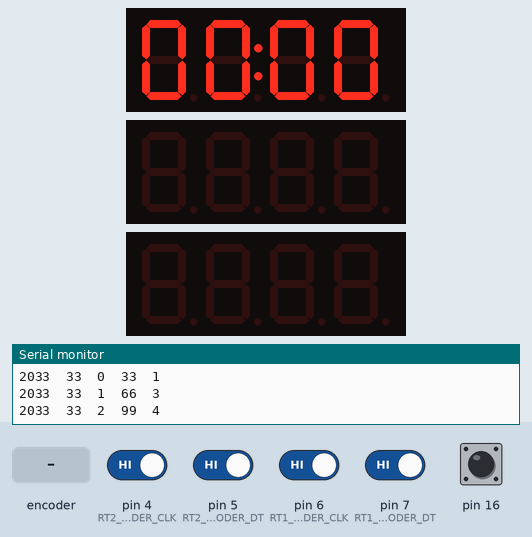
This sketch was run on a simulated Arduino Uno, built with avr-gcc and run on an emulated ATmega328P. On the bench: 3 × 4-digit seven-segment display, the last lines printed to the serial monitor. Inputs (shaded band) come from the test bench; at power-on: pin 4 (RT2_ENCODER_CLK), pin 5 (RT2_ENCODER_DT), pin 6 (RT1_ENCODER_CLK), pin 7 (RT1_ENCODER_DT), pin 16 HIGH. The local clock reads 2024-03-15 10:24:30 at power-on unless the sketch sets it; random numbers use the default seed unless the sketch sets one.

Above: at 3.1 s.
3.2 s: pin 5 (RT2_ENCODER_DT) driven LOW
At 4.4 s:
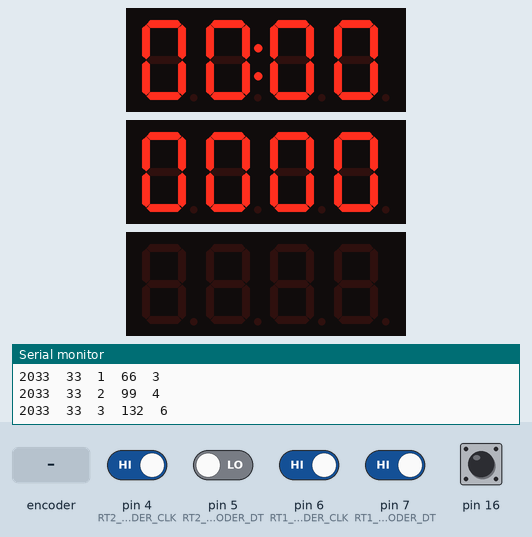
6.2 s: rotary encoder on pin 4 (RT2_ENCODER_CLK) / pin 7 (RT1_ENCODER_DT) turned 3 steps (first pin leading)
At 7.9 s:
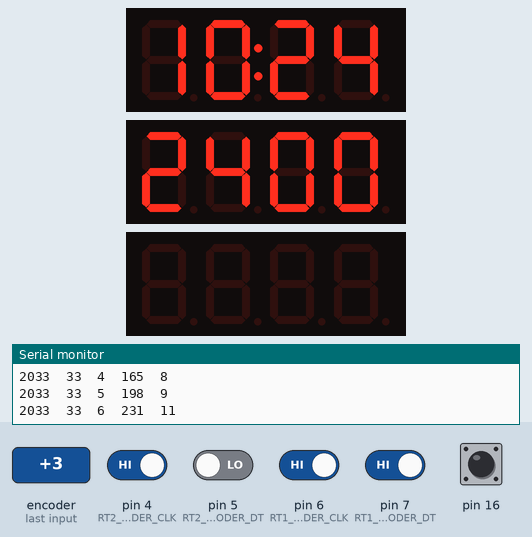
8.3 s: pin 16 pulled LOW for 3.2 s
At 10.3 s:
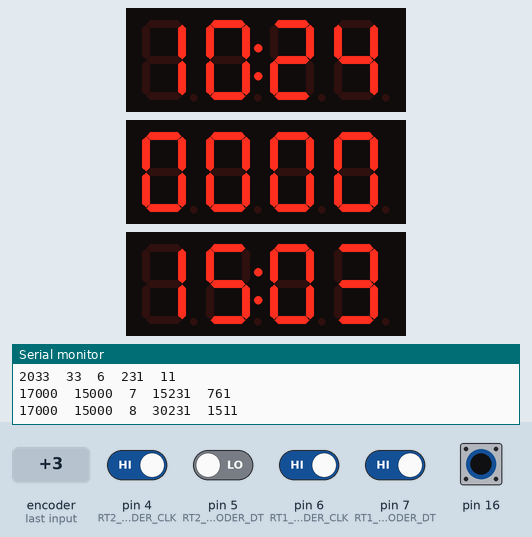
13.4 s: pin 16 pulled LOW for 0.15 s
16.5 s: pin 16 pulled LOW for 1 s
Timing chart, 0 to 19.5 s (numbered marks = the images above; inputs shaded):
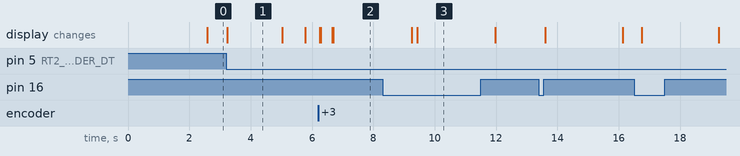

Measured:
- after the input at 6.2 s, the display: first changes after 0.06 s (image 2 shows a later state)
- what the display in image 1 shows lasts 1.8 s, from 3.2 s to 5.0 s

The sketch:

AlarmClockSRC.ino
```cpp
#include <TimeLib.h>
#include <DS3232RTC.h>
#include <Wire.h>
#include <Timezone.h>
#include <TM1637Display.h>
#include <Adafruit_LEDBackpack.h>
#include <SoftwareSerial.h>
#include <CapacitiveSensor.h>

CapacitiveSensor touchControl = CapacitiveSensor(17,16);
//Daylight saving time via "Timezone.h"
//creating the statements
TimeChangeRule myDST = {"MESZ", Last, Sun, Mar, 2, +120};
TimeChangeRule mySDT = {"MEZ", Last, Sun, Oct, 3, +60};
//initilizing an object of class "Timezone", with the attributes from above
Timezone DE(myDST, mySDT);
//giving the pointer to tcr to TimeChangeRule
TimeChangeRule *tcr;
//initilizing utc and local time of type time_t
time_t utc, local;

//defining the pin for the alarm flip switch
#define FLIP_SWITCH 2
//defining the pins for the alarm display
#define ALARM_DISPLAY_CLK 14
#define ALARM_DISPLAY_DIO 15
//defining the pins for the date display
#define DATE_DISPLAY_CLK 9
#define DATE_DISPLAY_DIO 8
//defining the pins for the rotary encoders 1 and 2
#define RT1_ENCODER_CLK 6
#define RT1_ENCODER_DT 7
#define RT2_ENCODER_CLK 4
#define RT2_ENCODER_DT 5
//defining the pins for the DF Player
#define DFPLAYER_RX 10
#define DFPLAYER_TX 11

#define SONG_LIMIT 400

//initializing variables for getting the rotary encoders position
int ec1Last;
int ec1Val;
int ec2Last;
int ec2Val;
//initializing variable for the alarm hour and alarm minute
int ahour;
int amin;
//initializing variable for time refrence
unsigned long encoderMillis;
//initializing boolean for alarm
boolean playing = false;
boolean displayON = true;

//filling the DF-Player array with commands
//Start-byte; Version; amount of bytes following; Command; Feedback; Paramenter1; Parameter2; Checksum1; Checksum2; End-byte
uint8_t dfCMD[10] {0x7E, 0xFF, 0x06, 0x00, 0x00, 0x00, 0x00, 0x00, 0x00, 0xEF};

//initialize dfPlayer
SoftwareSerial dfPlayer(DFPLAYER_RX, DFPLAYER_TX);
//initialize the alarm display
TM1637Display alarmDisplay(ALARM_DISPLAY_CLK, ALARM_DISPLAY_DIO);
//initialize the date display
TM1637Display dateDisplay(DATE_DISPLAY_CLK, DATE_DISPLAY_DIO);
//Initializing a variable for the clock display
Adafruit_7segment clockDisplay = Adafruit_7segment();

void setup() {
  //begin serial communictaion with PC (Baudrate 115200Hz)
  Serial.begin(115200);
  Serial.setTimeout(0);

  //setting up an unused analog pin for random seeding for random playback
  randomSeed(analogRead(5));
  //begin serial communictaion with the DFPlayer
  dfPlayer.begin(9600);
  if (dfPlayer.isListening() == true) {
    Serial.println("DFPlayer is online!");
  }

  //print indicator for touch-sensed values
  Serial.println("Touch-sensed values:");
  Serial.print("raw");
  Serial.print("\t");
  Serial.print("auto");
  Serial.print("\t");
  Serial.print("cycle");
  Serial.print("\t");
  Serial.print("sum");
  Serial.print("\t");
  Serial.print("avg");
  Serial.println();

  //begin serial communictaion with the clock display on I²C Bus with Hardware ID
  clockDisplay.begin(0x70);

  //setting the brightness
  alarmDisplay.setBrightness(3, true); //up to 7
  dateDisplay.setBrightness(3, true); //up to 7
  clockDisplay.setBrightness(16); //up to 16

  //setting the pin configuration of the flip switch with Pullup resistor
  pinMode(FLIP_SWITCH, INPUT_PULLUP);

  //setting the pin configurations of the rotary encoders
  pinMode(RT1_ENCODER_CLK, INPUT);
  pinMode(RT1_ENCODER_DT, INPUT);
  pinMode(RT2_ENCODER_CLK, INPUT);
  pinMode(RT2_ENCODER_DT, INPUT);
  ec1Last = digitalRead(RT1_ENCODER_DT);
  ec2Last = digitalRead(RT1_ENCODER_DT);

  //Sync the internal clock
  setSyncProvider(RTC.get);
  setSyncInterval(3600); //sync every hour
  //print the alarm and date display
  displayPrintAlarm();
  displayPrintDate();

  DFsendCommand(0x09, 0x00, 0x02); //playback source TF-Card
  DFsendCommand(0x0F, 0x00, 0x01); //select folder 1

  touchControl.set_CS_AutocaL_Millis(10000); //autocalibration every 10s
  touchControl.set_CS_Timeout_Millis(4000); //wait max 4s
}

void loop() {
  //setting the RTC time from the serial port
  setRTCTime();
  //sensedValueing, if the encoders turned
    testRotaryEncoders();

  static unsigned long syncMillis; //refrence for calling the subroutine below every 5s
  if ((millis() - syncMillis) >= 5000) {
    utc = now(); //set utc time
    local = DE.toLocal(utc, &tcr); //convert utc to local
    static unsigned long alarmStartMillis;
    //print time
    clockDisplayPrint();
    if (playing == false) {
      alarmStartMillis = testForAlarm(); //set time refrence to start of alarm
    }

    //increase volume by one every 0,2s after start of alarm
    static int j = 1;
    if (playing == true) {
      if (j < 30) {
        if (millis() - alarmStartMillis >= (j * 200)) {
          DFsendCommand(0x04, 0x00, 0x00); //increase volume by one
          j++;
        }
      }
      else {
        playing = false; //set playing to false after timeout
      }
    }
    else {
      j = 1; //set j back to 1
    }

    syncMillis = millis(); //time refrence for calling this subroutine
    displayPrintDate(); //print date
  }
  //test for touch every 125ms if the encoders were not in use the last 2,5s
  static unsigned long touchMillis;
  if ((millis() - touchMillis) >= 125 && millis() - encoderMillis >= 2500) {
    testForTouching(); //test if device got touched
    touchMillis = millis(); //time refrence
  }
}

void testForTouching() {
  //get touch sensor value
  unsigned long sensedValue = touchControl.capacitiveSensor(100);

  //stop playback if being touched
  if (sensedValue > 3750 && playing == true) {
    DFsendCommand(0x0E, 0x00, 0x00); //stop Playback
    playing = false;
  }

  touchCalibration(sensedValue); //calibrate touch values

  //higher the brightness at night when touched
  if (hour(local) >= 21 || hour(local) <= 10) {
    if (sensedValue >= 4000 && playing == false && displayON == false) {
      alarmDisplay.setBrightness(2, true);
      dateDisplay.setBrightness(2, true);
      clockDisplay.setBrightness(12);
      displayON = true;
      encoderMillis = millis();
    }
    //lower the brightness at night
    else if (displayON == true && playing == false) {
      alarmDisplay.setBrightness(2, false);
      dateDisplay.setBrightness(2, false);
      clockDisplay.setBrightness(0);
      displayON = false;
    }
  }
  //higher the brightness at day
  else if (displayON == false) {
    alarmDisplay.setBrightness(3, true); //up to 7
    dateDisplay.setBrightness(3, true); //up to 7
    clockDisplay.setBrightness(16); //up to 16
    displayON = true;
  }

  //print time, date and alarm
  clockDisplayPrint();
  displayPrintDate();
  displayPrintAlarm();
}

//method for calibrating touch values
void touchCalibration(unsigned long sensedValue) {

  //initializing variables for touch sensor data smoothing and calibration
  static const int arrayLength = 20;
  static int index = 0;
  static unsigned long touchArray[arrayLength];
  static unsigned long touchAverage = 0;
  static unsigned long touchTotal = 0;

  touchTotal = touchTotal - touchArray[index];
  touchArray[index] = sensedValue;
  touchTotal = touchTotal + touchArray[index];
  touchAverage = touchTotal / arrayLength;

  //printing different values for debugging
  Serial.print(touchControl.capacitiveSensorRaw(100));
  Serial.print("\t");
  Serial.print(sensedValue);
  Serial.print("\t");
  Serial.print(index);
  Serial.print("\t");
  Serial.print(touchTotal);
  Serial.print("\t");
  Serial.println(touchAverage);


  index++; //increase array index by one
  if (index >= arrayLength)
    index = 0; //reset to zero
  //recalibrate if average value is too high, max every 20s
  static unsigned long calibrationMillis;
  if (touchAverage > 3500 && millis() - calibrationMillis >= 20000) {
    touchControl.reset_CS_AutoCal(); // calibrate via library
    calibrationMillis = millis();
  }
}

//testing for rotary encoder movement
void testRotaryEncoders() {
  ec1Val = digitalRead(RT1_ENCODER_DT);
  if (ec1Val != ec1Last) {
    //the encoder is rotating
    if (digitalRead(RT1_ENCODER_CLK) == ec1Val) //clockwise, because A changed first
      amin++;
    else
      amin--;
    ec1Last = ec1Val;
    encoderMillis = millis();
    //print alarm time and set high brightness
    alarmDisplay.setBrightness(3, true);
    clockDisplay.setBrightness(16);
    displayON = true;
    displayPrintAlarm();
  }

  ec2Val = digitalRead(RT2_ENCODER_DT);
  // TODO: sensedValue while loop, instead of if
  if (ec2Val != ec2Last) {
    //the encoder is rotating
    static short i = 0;

    if (digitalRead(RT2_ENCODER_CLK) == ec2Val) //clockwise, because A changed first
      i++;
    else //counter clockwise, because B changed first
      i--;
    ec2Last = ec2Val;
    encoderMillis = millis();

    //increasing hour only every two steps
    if (i%2 == 0) {
      ahour = ahour + (i/2);
      i = 0;
    }
    //print alarm time and set high brightness
    alarmDisplay.setBrightness(3, true);
    clockDisplay.setBrightness(16);
    displayON = true;
    displayPrintAlarm();
  }
}

//display the time
void clockDisplayPrint() {
  //make one variable out of hours and minutes
  int timeValue = hour(local)*100 + minute(local);
  //display the given time with dots
  clockDisplay.print(timeValue, DEC);
  //Serial.println(timeValue);
  //print zeros when given hour is <10 || <1
  if (timeValue < 1000)
    clockDisplay.writeDigitNum(0, 0);
  if (timeValue < 100)
    clockDisplay.writeDigitNum(1, 0);
  if (timeValue < 10)
    clockDisplay.writeDigitNum(3, 0);
  clockDisplay.drawColon(true); //print with colon
  clockDisplay.writeDisplay(); //write to I²C Bus
}

/*  code to process time sync messages from the serial port
on linux, type: stty -F /dev/ttyACM0 cs8 115200 ignbrk -brkint -imaxbel -opost -onlcr -isig
 -icanon -iexten -echo -echoe -echok -echoctl -echoke noflsh -ixon -crtscts && date +T%s > /dev/ttyACM0 */
#define TIME_HEADER  'T' // Header tag from the message
//setting the RTC from the serial port
void setRTCTime() {
  if (Serial.available()) { //test if serial communication is established
    if (Serial.find(TIME_HEADER)) { //look for the "T"
      unsigned long pcTime = Serial.parseInt(); //parse the integer
      RTC.set(pcTime); //set RTC with UNIX time
      setTime(pcTime); //set local time with UNIX time
      Serial.println(pcTime);
    }
  }
}

//prevent hour and minute variable from having impossible values
void alarmConversion() {
  if (ahour >= 24)
    ahour = 0;
  if (ahour <= -1)
    ahour = 23;

  if (amin >= 60) {
    amin = 0;
    ahour++;
  }
  if (amin <= -1) {
    amin = 59;
    ahour--;
  }
}

//check if the alarm should ring
unsigned long testForAlarm() {
  if (ahour == hour(local) && amin == minute(local) && (millis() - encoderMillis) >= 5000 && digitalRead(FLIP_SWITCH) == LOW) {
    Serial.println("ALARM!");
    DFsendCommand(0x03, 0x00, random(0, SONG_LIMIT)); //selecting random song
    DFsendCommand(0x01, 0x00, 0x00); //play song
    DFsendCommand(0x06, 0x00, 0x01); //specify volume to level 1

    playing = true;
    alarmDisplay.setBrightness(3, true); //up to 7
    dateDisplay.setBrightness(3, true); //up to 7
    clockDisplay.setBrightness(16); //up to 16
    displayON = true;

    //print time, date and alarm
    clockDisplayPrint();
    displayPrintDate();
    displayPrintAlarm();

    return millis(); //return for time refrence
  }
}

void displayPrintDate() {
  int date = day(local) * 100 + month(local); //make one variable out of day and month
  dateDisplay.showNumberDecEx(date, 0x40, true, 4, 0); //print with dot
}
//display the alarm time
void displayPrintAlarm() {
  alarmConversion();
  alarmDisplay.showNumberDecEx(ahour, 0x10, true, 2, 0); //print alarm hours with dot
  alarmDisplay.showNumberDecEx(amin, 0x10, true, 2, 2); //print alarm minutes with dot
}

//method for calculating the checksum
void DFchecksum() {
  uint16_t sum = 0;
  for (int j = 1; j <= 6; j++) {
    sum += dfCMD[j]; //adding all bytes, except start and end byte
  }
  sum = (0-sum); //further processing the sum, like in the original library

  //splitting the 16-bit number into two 8-bit
  dfCMD[7] = (uint8_t) (sum >> 8);
  dfCMD[8] = (uint8_t) (sum);
}

//method for sending commands to the DFPlayer
void DFsendCommand(uint8_t cmd, uint8_t para1, uint8_t para2) {
  dfCMD[3] = cmd;
  dfCMD[5] = para1;
  dfCMD[6] = para2;
  DFchecksum();
  dfPlayer.write(dfCMD, 10); //write on serial bus
  delay(50); //delay for 50ms
}
```
